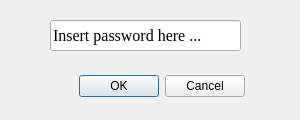
<?xml version="1.0" encoding="UTF-8"?>
<ui version="4.0">
 <class>Dialog</class>
 <widget class="QDialog" name="Dialog">
  <property name="geometry">
   <rect>
    <x>0</x>
    <y>0</y>
    <width>300</width>
    <height>120</height>
   </rect>
  </property>
  <property name="sizePolicy">
   <sizepolicy hsizetype="Fixed" vsizetype="Fixed">
    <horstretch>0</horstretch>
    <verstretch>0</verstretch>
   </sizepolicy>
  </property>
  <property name="windowTitle">
   <string>Insert Password</string>
  </property>
  <property name="sizeGripEnabled">
   <bool>false</bool>
  </property>
  <property name="modal">
   <bool>false</bool>
  </property>
  <widget class="QDialogButtonBox" name="buttonBox">
   <property name="geometry">
    <rect>
     <x>45</x>
     <y>70</y>
     <width>200</width>
     <height>32</height>
    </rect>
   </property>
   <property name="orientation">
    <enum>Qt::Horizontal</enum>
   </property>
   <property name="standardButtons">
    <set>QDialogButtonBox::Cancel|QDialogButtonBox::Ok</set>
   </property>
  </widget>
  <widget class="QLineEdit" name="password">
   <property name="geometry">
    <rect>
     <x>50</x>
     <y>20</y>
     <width>191</width>
     <height>31</height>
    </rect>
   </property>
   <property name="font">
    <font>
     <family>Times New Roman</family>
     <pointsize>12</pointsize>
     <strikeout>false</strikeout>
     <stylestrategy>PreferDefault</stylestrategy>
     <kerning>true</kerning>
    </font>
   </property>
   <property name="styleSheet">
    <string notr="true">QLineEdit:hover{
background:lightblue;
}</string>
   </property>
   <property name="text">
    <string>Insert password here ...</string>
   </property>
  </widget>
 </widget>
 <resources/>
 <connections>
  <connection>
   <sender>buttonBox</sender>
   <signal>accepted()</signal>
   <receiver>Dialog</receiver>
   <slot>accept()</slot>
   <hints>
    <hint type="sourcelabel">
     <x>248</x>
     <y>254</y>
    </hint>
    <hint type="destinationlabel">
     <x>157</x>
     <y>274</y>
    </hint>
   </hints>
  </connection>
  <connection>
   <sender>buttonBox</sender>
   <signal>rejected()</signal>
   <receiver>Dialog</receiver>
   <slot>reject()</slot>
   <hints>
    <hint type="sourcelabel">
     <x>316</x>
     <y>260</y>
    </hint>
    <hint type="destinationlabel">
     <x>286</x>
     <y>274</y>
    </hint>
   </hints>
  </connection>
 </connections>
</ui>
